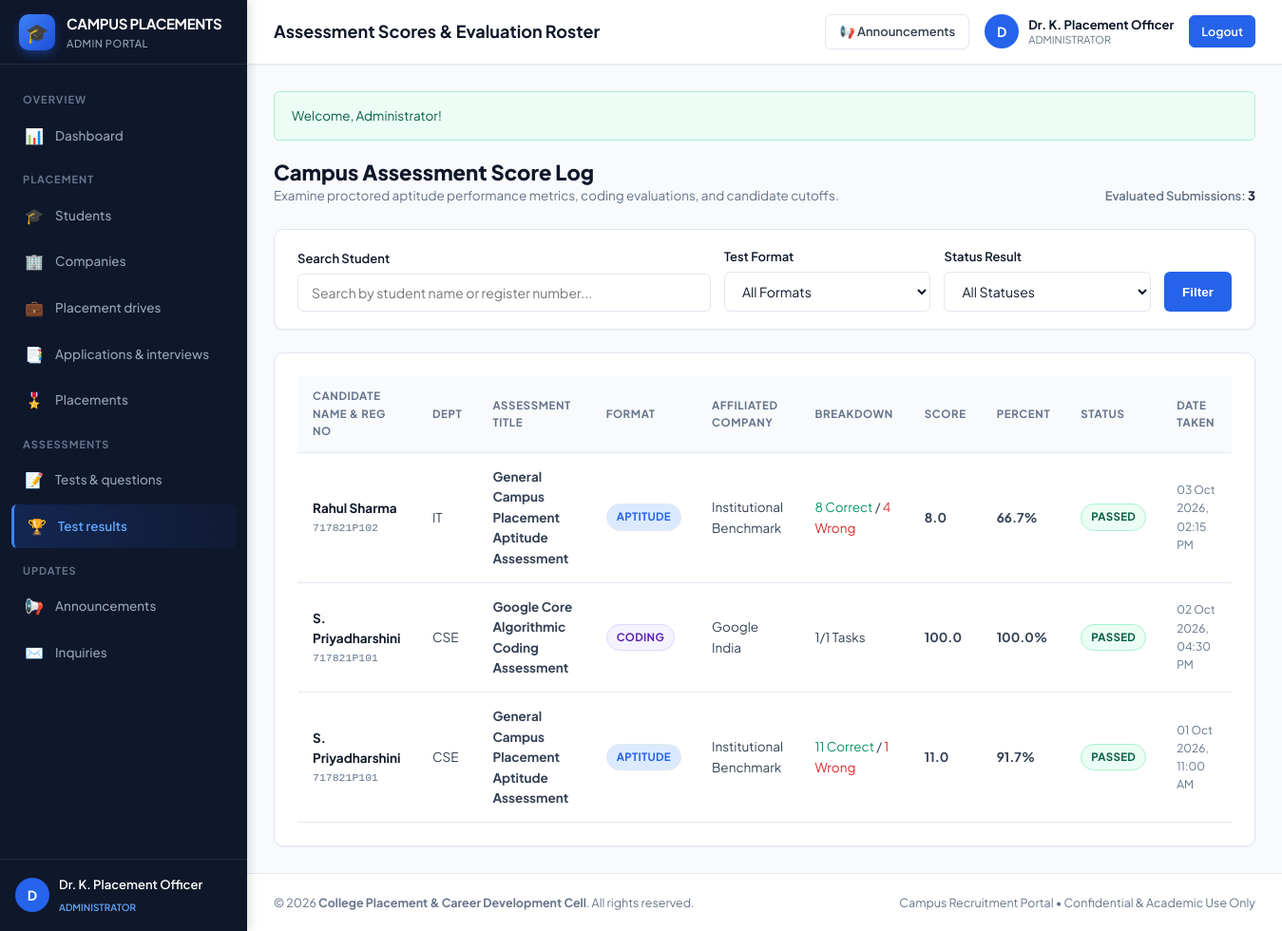
/admin/results.php (signed in), run on the app's committed database.
### tables this page shows
CREATE TABLE `test_results` (
    `id` INT AUTO_INCREMENT PRIMARY KEY,
    `student_id` INT NOT NULL,
    `test_id` INT NOT NULL,
    `test_type` ENUM('aptitude', 'coding') NOT NULL,
    `total_questions` INT NOT NULL DEFAULT 0,
    `correct_answers` INT NOT NULL DEFAULT 0,
    `wrong_answers` INT NOT NULL DEFAULT 0,
    `score` DECIMAL(5,2) NOT NULL DEFAULT 0.00,
    `percentage` DECIMAL(5,2) NOT NULL DEFAULT 0.00,
    `status` ENUM('Passed', 'Failed') NOT NULL,
    `taken_at` TIMESTAMP DEFAULT CURRENT_TIMESTAMP,
    CONSTRAINT `fk_test_results_student` FOREIGN KEY (`student_id`) REFERENCES `students` (`id`) ON DELETE CASCADE
);

CREATE TABLE `users` (
    `id` INT AUTO_INCREMENT PRIMARY KEY,
    `name` VARCHAR(120) NOT NULL,
    `email` VARCHAR(150) NOT NULL UNIQUE,
    `password` VARCHAR(255) NOT NULL,
    `role` ENUM('student', 'admin', 'recruiter') NOT NULL DEFAULT 'student',
    `status` ENUM('active', 'inactive') NOT NULL DEFAULT 'active',
    `created_at` TIMESTAMP DEFAULT CURRENT_TIMESTAMP
);

CREATE TABLE `students` (
    `id` INT AUTO_INCREMENT PRIMARY KEY,
    `user_id` INT NOT NULL UNIQUE,
    `register_no` VARCHAR(50) NOT NULL UNIQUE,
    `phone` VARCHAR(20) DEFAULT NULL,
    `dob` DATE DEFAULT NULL,
    `gender` ENUM('Male', 'Female', 'Other') DEFAULT 'Female',
    `address` TEXT DEFAULT NULL,
    `department` VARCHAR(100) NOT NULL,
    `year_of_study` INT NOT NULL DEFAULT 4,
    `semester` INT NOT NULL DEFAULT 8,
    `cgpa` DECIMAL(4,2) NOT NULL DEFAULT 0.00,
    `tenth_percentage` DECIMAL(5,2) NOT NULL DEFAULT 0.00,
    `twelfth_percentage` DECIMAL(5,2) NOT NULL DEFAULT 0.00,
    `backlogs` INT NOT NULL DEFAULT 0,
    `programming_languages` TEXT DEFAULT NULL,
    `technical_skills` TEXT DEFAULT NULL,
    `soft_skills` TEXT DEFAULT NULL,
    `certifications` TEXT DEFAULT NULL,
    `projects` TEXT DEFAULT NULL,
    `resume_path` VARCHAR(255) DEFAULT NULL,
    `profile_completed` TINYINT(1) DEFAULT 0,
    `placement_status` ENUM('Not Placed', 'In Process', 'Placed') DEFAULT 'Not Placed',
    `created_at` TIMESTAMP DEFAULT CURRENT_TIMESTAMP,
    CONSTRAINT `fk_students_user` FOREIGN KEY (`user_id`) REFERENCES `users` (`id`) ON DELETE CASCADE
);

### config/database.php (called while the page is built, shortened)
<?php
function base_url($path = '') {
    $protocol = (!empty($_SERVER['HTTPS']) && $_SERVER['HTTPS'] !== 'off') ? "https://" : "http://";
    $host = $_SERVER['HTTP_HOST'] ?? 'localhost';
    $scriptName = str_replace('\\', '/', $_SERVER['SCRIPT_NAME'] ?? '');
    $baseDir = '';
    if (strpos($scriptName, '/student-placement-system/') === 0) {
        $baseDir = '/student-placement-system';
    } elseif (strpos($scriptName, '/student-placement-management-system/') === 0) {
        $baseDir = '/student-placement-management-system';
    } else {
        $parts = explode('/', trim($scriptName, '/'));
        if (!empty($parts[0]) && !preg_match('/\.php$/', $parts[0])) {
            $baseDir = '/' . $parts[0];
        }
    }
    $cleanPath = ltrim($path, '/');
    return $protocol . $host . $baseDir . ($cleanPath ? '/' . $cleanPath : '');
}
function get_flash() {
    if (isset($_SESSION['flash'])) {
        $flash = $_SESSION['flash'];
        return $flash;
    }
    return null;
}
function e($string) {
    return htmlspecialchars($string ?? '', ENT_QUOTES, 'UTF-8');
}

### admin/results.php (the view, shortened to what this page needs)
<?php
require_once __DIR__ . '/../config/database.php';
$search = trim($_GET['search'] ?? '');
$query = "SELECT r.*, s.register_no, u.name as student_name, s.department,
                 CASE WHEN r.test_type = 'aptitude' THEN at.title ELSE ct.title END as test_title,
                 CASE WHEN r.test_type = 'aptitude' THEN c1.name ELSE c2.name END as company_name
          FROM test_results r
          JOIN students s ON r.student_id = s.id
          JOIN users u ON s.user_id = u.id
          LEFT JOIN aptitude_tests at ON (r.test_type = 'aptitude' AND r.test_id = at.id)
          LEFT JOIN placement_drives d1 ON at.drive_id = d1.id
          LEFT JOIN companies c1 ON d1.company_id = c1.id
          LEFT JOIN coding_tests ct ON (r.test_type = 'coding' AND r.test_id = ct.id)
          LEFT JOIN placement_drives d2 ON ct.drive_id = d2.id
          LEFT JOIN companies c2 ON d2.company_id = c2.id
          WHERE 1=1";
$params = [];
$query .= " ORDER BY r.taken_at DESC";
$stmt = $pdo->prepare($query);
$stmt->execute($params);
$results = $stmt->fetchAll();
$flash = get_flash();
?>
<?php include __DIR__ . '/../includes/header.php'; ?>
<div class="app-wrapper">
    <?php include __DIR__ . '/../includes/sidebar.php'; ?>
    <div class="app-main">
        <?php include __DIR__ . '/../includes/navbar.php'; ?>
        <div class="app-content">
            <?php if ($flash): ?>
                <div class="alert alert-<?= e($flash['type']) ?>">
                    <?= e($flash['message']) ?>
                </div>
            <?php endif; ?>
            <div style="display: flex; justify-content: space-between; align-items: flex-end; margin-bottom: 24px; flex-wrap: wrap; gap: 16px;">
                <div>
                    <h2 style="font-size: 22px; font-weight: 800; color: var(--text-main);">Campus Assessment Score Log</h2>
                    <p style="color: var(--text-muted); font-size: 13.5px;">
                        Examine proctored aptitude performance metrics, coding evaluations, and candidate cutoffs.
                    </p>
                </div>
                <div style="font-size: 13px; font-weight: 600; color: var(--text-muted);">
                    Evaluated Submissions: <strong style="color:var(--text-main);"><?= count($results) ?></strong>
                </div>
            </div>
            <div class="card" style="margin-bottom: 24px; padding: 18px 24px;">
                <form method="GET" action="<?= base_url('admin/results.php') ?>" style="display: grid; grid-template-columns: 2fr 1fr 1fr auto; gap: 14px; align-items: flex-end;">
                    <div class="form-group" style="margin-bottom: 0;">
                        <label class="form-label">Search Student</label>
                        <input type="text" name="search" class="form-control" placeholder="Search by student name or register number..." value="<?= e($search) ?>">
                    </div>
                    <div class="form-group" style="margin-bottom: 0;">
                        <label class="form-label">Test Format</label>
                        <select name="type" class="form-control">
                            <option value="">All Formats</option>
                        </select>
                    </div>
                    <div class="form-group" style="margin-bottom: 0;">
                        <label class="form-label">Status Result</label>
                        <select name="status" class="form-control">
                            <option value="">All Statuses</option>
                        </select>
                    </div>
                    <div style="display: flex; gap: 8px;">
                        <button type="submit" class="btn btn-primary" style="height: 42px;">Filter</button>
                    </div>
                </form>
            </div>
            <div class="card">
                <?php if (empty($results)): ?>
                    <div style="text-align: center; padding: 48px 24px;">
                        <div style="font-size: 36px; margin-bottom: 12px;">📊</div>
                        <h3 style="font-size: 16px; font-weight: 700;">No test results found</h3>
                        <p style="color: var(--text-muted); font-size: 13.5px; margin-top: 4px;">No evaluation attempts match your selected criteria.</p>
                    </div>
                <?php else: ?>
                    <div class="table-responsive">
                        <table class="table">
                            <thead>
                                <tr>
                                    <th>Candidate Name & Reg No</th>
                                    <th>Dept</th>
                                    <th>Assessment Title</th>
                                    <th>Format</th>
                                    <th>Affiliated Company</th>
                                    <th>Breakdown</th>
                                    <th>Score</th>
                                    <th>Percent</th>
                                    <th>Status</th>
                                    <th>Date Taken</th>
                                </tr>
                            </thead>
                            <tbody>
                                <?php foreach ($results as $res): ?>
                                    <tr>
                                        <td>
                                            <a href="<?= base_url('admin/student-view.php?id=' . $res['student_id']) ?>" style="font-weight: 700; color: var(--text-main);">
                                                <?= e($res['student_name']) ?>
                                            </a>
                                            <div style="font-size: 11.5px; color: var(--text-muted);">
                                                <code><?= e($res['register_no']) ?></code>
                                            </div>
                                        </td>
                                        <td><?= e($res['department']) ?></td>
                                        <td><strong><?= e($res['test_title'] ?: 'Placement Assessment') ?></strong></td>
                                        <td>
                                            <?php if ($res['test_type'] === 'aptitude'): ?>
                                                <span class="status-badge badge-primary">Aptitude</span>
                                            <?php else: ?>
                                                <span class="status-badge badge-purple">Coding</span>
                                            <?php endif; ?>
                                        </td>
                                        <td><?= e($res['company_name'] ?: 'Institutional Benchmark') ?></td>
                                        <td>
                                            <?php if ($res['test_type'] === 'aptitude'): ?>
                                                <span style="color:#059669;"><?= $res['correct_answers'] ?> Correct</span> /
                                                <span style="color:#dc2626;"><?= $res['wrong_answers'] ?> Wrong</span>
                                            <?php else: ?>
                                                <span>1/1 Tasks</span>
                                            <?php endif; ?>
                                        </td>
                                        <td><strong><?= number_format($res['score'], 1) ?></strong></td>
                                        <td><strong><?= number_format($res['percentage'], 1) ?>%</strong></td>
                                        <td>
                                            <span class="status-badge <?= ($res['status'] === 'Passed') ? 'badge-success' : 'badge-danger' ?>">
                                                <?= e($res['status']) ?>
                                            </span>
                                        </td>
                                        <td style="font-size: 12px; color: var(--text-muted);">
                                            <?= date('d M Y, h:i A', strtotime($res['taken_at'])) ?>
                                        </td>
                                    </tr>
                                <?php endforeach; ?>
                            </tbody>
                        </table>
                    </div>
                <?php endif; ?>
            </div>
        </div>
        <?php include __DIR__ . '/../includes/footer.php'; ?>

### assets/css/style.css (style rules this page uses)
:root { --primary: #1e3a8a; --primary-hover: #1e40af; --primary-light: #eff6ff; --primary-border: #bfdbfe; --secondary: #0f172a; --accent: #2563eb; --accent-light: #dbeafe; --bg-page: #f8fafc; --bg-card: #ffffff; --bg-sidebar: #0f172a; --bg-input: #ffffff; --text-main: #0f172a; --text-body: #334155; --text-muted: #64748b; --text-light: #94a3b8; --text-white: #ffffff; --border-color: #e2e8f0; --border-light: #f1f5f9; --success: #10b981; --success-bg: #ecfdf5; --success-border: #a7f3d0; --warning: #f59e0b; --warning-bg: #fffbeb; --warning-border: #fde68a; --danger: #ef4444; --danger-bg: #fef2f2; --danger-border: #fecaca; --info: #0284c7; --info-bg: #f0f9ff; --info-border: #bae6fd; --purple: #7c3aed; --purple-bg: #f5f3ff; --purple-border: #ddd6fe; --shadow-sm: 0 1px 2px 0 rgb(0 0 0 / 0.05); --shadow-md: 0 4px 6px -1px rgb(0 0 0 / 0.1), 0 2px 4px -2px rgb(0 0 0 / 0.1); --shadow-lg: 0 10px 15px -3px rgb(0 0 0 / 0.1), 0 4px 6px -4px rgb(0 0 0 / 0.1); --radius-sm: 6px; --radius-md: 10px; --radius-lg: 14px; --radius-full: 9999px; --sidebar-width: 260px; --navbar-height: 68px; --transition: all 0.2s ease-in-out; }
* { box-sizing: border-box; margin: 0; padding: 0; }
body { font-family: 'Plus Jakarta Sans', -apple-system, BlinkMacSystemFont, 'Segoe UI', Roboto, sans-serif; background-color: var(--bg-page); color: var(--text-body); font-size: 14px; line-height: 1.6; min-height: 100vh; }
a { color: var(--accent); text-decoration: none; transition: var(--transition); }
h1, h2, h3, h4, h5, h6 { color: var(--text-main); font-weight: 700; line-height: 1.25; }
.app-wrapper { display: flex; min-height: 100vh; }
.app-main { flex: 1; margin-left: var(--sidebar-width); min-height: 100vh; display: flex; flex-direction: column; }
.app-content { padding: 28px; flex: 1; }
.card { background-color: var(--bg-card); border: 1px solid var(--border-color); border-radius: var(--radius-md); box-shadow: var(--shadow-sm); padding: 24px; position: relative; overflow: hidden; }
.status-badge { display: inline-flex; align-items: center; gap: 5px; padding: 4px 10px; border-radius: var(--radius-full); font-size: 11.5px; font-weight: 700; letter-spacing: 0.3px; text-transform: uppercase; }
.badge-primary { background-color: var(--accent-light); color: var(--accent); border: 1px solid var(--border-color); }
.badge-success { background-color: var(--success-bg); color: #065f46; border: 1px solid var(--success-border); }
.badge-purple { background-color: var(--purple-bg); color: #5b21b6; border: 1px solid var(--purple-border); }
.table-responsive { width: 100%; overflow-x: auto; }
.table { width: 100%; border-collapse: collapse; text-align: left; }
.table th { background-color: #f8fafc; color: var(--text-muted); font-size: 11.5px; font-weight: 700; text-transform: uppercase; letter-spacing: 0.6px; padding: 12px 16px; border-bottom: 1px solid var(--border-color); }
.table td { padding: 14px 16px; border-bottom: 1px solid var(--border-color); font-size: 13.5px; color: var(--text-body); vertical-align: middle; }
.form-group { margin-bottom: 18px; }
.form-label { display: block; font-size: 13px; font-weight: 600; color: var(--text-main); margin-bottom: 6px; }
.form-control { width: 100%; padding: 10px 14px; border: 1px solid var(--border-color); border-radius: var(--radius-sm); background-color: var(--bg-input); font-size: 14px; color: var(--text-main); font-family: inherit; transition: var(--transition); }
.btn { display: inline-flex; align-items: center; justify-content: center; gap: 8px; padding: 9px 18px; border-radius: var(--radius-sm); font-size: 13.5px; font-weight: 600; cursor: pointer; border: 1px solid transparent; transition: var(--transition); text-decoration: none; }
.btn-primary { background-color: var(--accent); color: #ffffff; }
.alert { padding: 14px 18px; border-radius: var(--radius-sm); margin-bottom: 20px; font-size: 13.5px; display: flex; align-items: center; gap: 12px; }
.alert-success { background: var(--success-bg); color: #065f46; border: 1px solid var(--success-border); }

### data on the page
test_results: users.name "Rahul Sharma", student.register_no "717821P102", student.department "IT", test_title "General Campus Placement Aptitude Assessment", test_type "APTITUDE", company_name "Institutional Benchmark", correct_answers "8", wrong_answers "4", score "8.0", percentage "66.7", status "PASSED", taken_at "03 Oct 2026, 02:15 PM"
test_results: users.name "S. Priyadharshini", student.register_no "717821P101", student.department "CSE", test_title "Google Core Algorithmic Coding Assessment", test_type "CODING", company_name "Google India", score "100.0", percentage "100.0", status "PASSED", taken_at "02 Oct 2026, 04:30 PM"
test_results: users.name "S. Priyadharshini", student.register_no "717821P101", student.department "CSE", test_title "General Campus Placement Aptitude Assessment", test_type "APTITUDE", company_name "Institutional Benchmark", correct_answers "11", wrong_answers "1", score "11.0", percentage "91.7", status "PASSED", taken_at "01 Oct 2026, 11:00 AM"

### other printed values
$section "OVERVIEW"
$icon "📊"
$label "Dashboard"
$section "PLACEMENT"
$icon "🎓"
$label "Students"
$icon "🏢"
$label "Companies"
$icon "💼"
$label "Placement drives"
$icon "📑"
$label "Applications & interviews"
$icon "🎖️"
$label "Placements"
$section "ASSESSMENTS"
